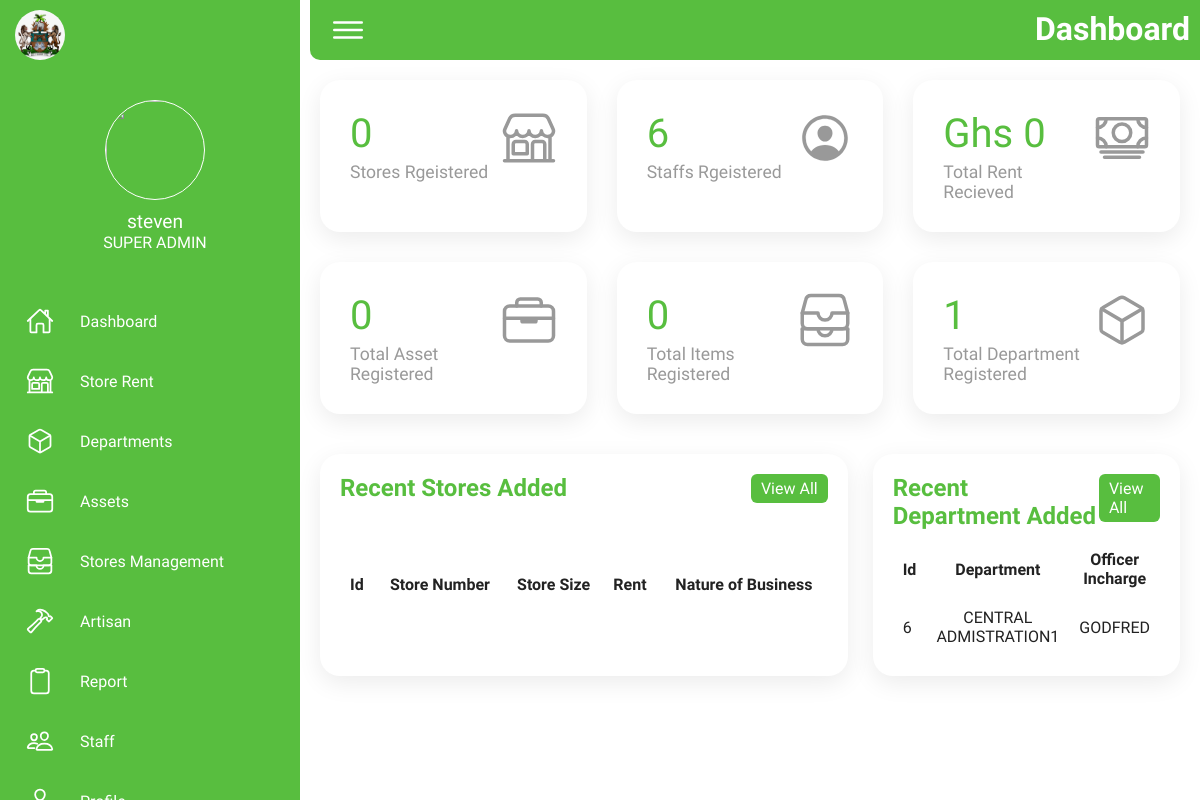
Page /dashboard (signed in) on the earlier database version.
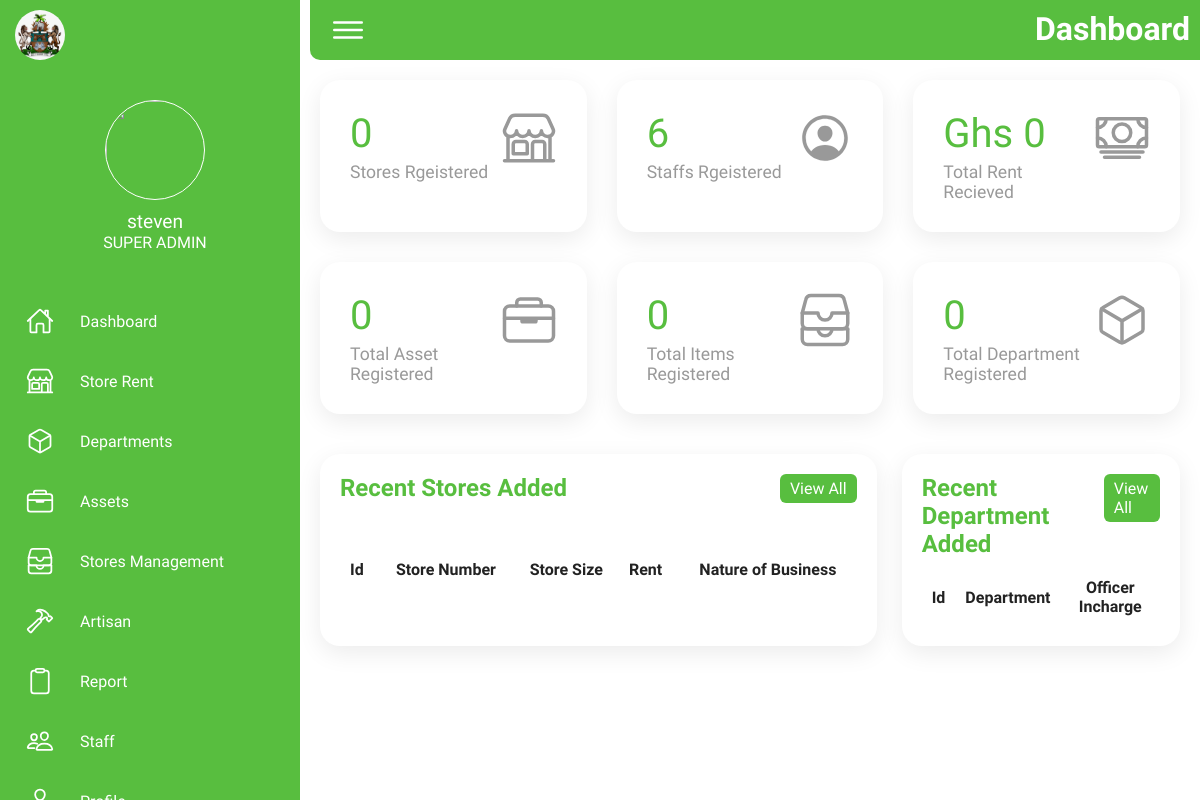
Same page on the later database version.
### tables this page shows
CREATE TABLE department (
                id INTEGER PRIMARY KEY AUTOINCREMENT,
                department_name text,
                officer text
                );

### app.py (the view)
@app.route('/dashboard')
@login_required(role='SUPER ADMIN')
def dashboard():
    if 'user_id' in session:
        user_id = session['user_id']  # Get the user ID from the session
        user = get_user_by_id(user_id)
        if request.method == 'POST':
            pass
        create_store_table()
        conn, cursor = get_stores_db_connection()
        cursor.execute("SELECT * FROM shop ORDER BY id DESC LIMIT 10")
        store_list = cursor.fetchall()
        conn.close()
        conn, cursor = get_department_db_connection()
        cursor.execute("SELECT * FROM department ORDER BY id DESC LIMIT 10")
        department_list = cursor.fetchall()
        conn.close()
        conn, cursor = get_stores_db_connection()
        cursor.execute('SELECT COUNT(id) FROM shop')
        total_store_count = cursor.fetchone()[0]
        conn.close()
        conn, cursor = get_users_db_connection()
        cursor.execute('SELECT COUNT(id) FROM users')
        total_staff_count = cursor.fetchone()[0]
        conn.close()
        conn, cursor = get_stores_db_connection()
        cursor.execute("SELECT rent FROM shop")
        store_lists = cursor.fetchall()
        conn.close()
        conn, cursor = get_asset_db_connection()
        cursor.execute("SELECT COUNT(id) FROM asset")
        asset_count = cursor.fetchone()[0]
        conn.close()
        conn, cursor = get_department_db_connection()
        cursor.execute("SELECT COUNT(id) FROM department")
        department_count = cursor.fetchone()[0]
        conn.close()
        conn, cursor = get_sms_db_connection()
        cursor.execute("SELECT COUNT(id) FROM sms")
        item_count = cursor.fetchone()[0]
        conn.close()
        total_rent = sum(store['rent'] for store in store_lists)
        formatted_total_rent = '{:,}'.format(total_rent)
        if user:
            username = user['username']
            role = user['role']
            image = user['image']
            return render_template('/super_admin/dashboard.html', username=username, role=role, image=image, stores=store_list,  count_stores=total_store_count, count_staff=total_staff_count, total_rent=formatted_total_rent, asset_count=asset_count, item_count=item_count, department_count=department_count, department_list=department_list)  # noqa
    return redirect(url_for('index'))

### app.py (called while the page is built)
def get_users_db_connection():
    conn_users = sqlite3.connect('instance/users.db')
    conn_users.row_factory = sqlite3.Row
    return conn_users, conn_users.cursor()

def get_user_by_id(user_id):
    conn_users, cursor = get_users_db_connection()
    cursor.execute('SELECT * FROM users WHERE id = ?', (user_id,))
    user = cursor.fetchone()
    conn_users.close()
    return user

def login_required(role=None):
    def wrapper(fn):
        @wraps(fn)
        def decorated_view(*args, **kwargs):
            if 'user_id' not in session:
                return redirect(url_for('index'))
            user_id = session['user_id']
            user = get_user_by_id(user_id)
            if not user:
                return redirect(url_for('index'))
            user_role = user['role']
            if role and user_role != role:
                return redirect(url_for('index'))
            return fn(*args, **kwargs)
        return decorated_view
    return wrapper

def get_stores_db_connection():
    conn_stores = sqlite3.connect('instance/stores.db')
    conn_stores.row_factory = sqlite3.Row
    return conn_stores, conn_stores.cursor()

def create_store_table():
    with table_creation_lock:
        conn, cursor = get_stores_db_connection()
        cursor.execute('''
            CREATE TABLE IF NOT EXISTS shop (
                id INTEGER PRIMARY KEY AUTOINCREMENT,
                store_number text,
                store_size text,
                rent number,
                sector text,
                business text,
                staff text
            )
        ''')
        conn.commit()
        conn.close()

def get_asset_db_connection():
    conn_asset = sqlite3.connect('instance/asset.db')
    conn_asset.row_factory = sqlite3.Row
    return conn_asset, conn_asset.cursor()

def get_sms_db_connection():
    conn_asset = sqlite3.connect('instance/sms.db')
    conn_asset.row_factory = sqlite3.Row
    return conn_asset, conn_asset.cursor()

def get_department_db_connection():
    conn = sqlite3.connect('instance/department.db')
    conn.row_factory = sqlite3.Row
    return conn, conn.cursor()

### templates/super_admin/dashboard.html (shortened to what this page needs)
{% extends '/super_admin/base.html' %} {% block heading %} Dashboard {% endblock
%} {% block content %}
<div class="cardBox">
  <a class="card" href="{{url_for('stores')}}">
    <div>
      <div class="numbers">{{count_stores}}</div>
      <div class="cardName">Stores Rgeistered</div>
    </div>
    <div class="iconBx">
      <ion-icon name="storefront-outline"></ion-icon>
    </div>
  </a>
  <a class="card" href="{{url_for('staff')}}">
    <div>
      <div class="numbers">{{count_staff}}</div>
      <div class="cardName">Staffs Rgeistered</div>
    </div>
    <div class="iconBx">
      <ion-icon name="person-circle-outline"></ion-icon>
    </div>
  </a>
  <a class="card" href="{{url_for('stores')}}">
    <div>
      <div class="numbers">Ghs {{total_rent}}</div>
      <div class="cardName">Total Rent Recieved</div>
    </div>
    <div class="iconBx">
      <ion-icon name="cash-outline"></ion-icon>
    </div>
  </a>
  <a class="card" href="{{url_for('asset')}}">
    <div>
      <div class="numbers">{{asset_count}}</div>
      <div class="cardName">Total Asset Registered</div>
    </div>
    <div class="iconBx">
      <ion-icon name="briefcase-outline"></ion-icon>
    </div>
  </a>
  <a class="card" href="{{url_for('asset')}}">
    <div>
      <div class="numbers">{{item_count}}</div>
      <div class="cardName">Total Items Registered</div>
    </div>
    <div class="iconBx">
      <ion-icon name="file-tray-stacked-outline"></ion-icon>
    </div>
  </a>
  <a class="card" href="{{url_for('department')}}">
    <div>
      <div class="numbers">{{department_count}}</div>
      <div class="cardName">Total Department Registered</div>
    </div>
    <div class="iconBx">
      <ion-icon name="cube-outline"></ion-icon>
    </div>
  </a>
</div>
<div class="details_table">
  <div class="recentOrders">
    <div class="cardHeader">
      <h2>Recent Stores Added</h2>
      <a href="{{url_for('stores')}}" class="btn">View All</a>
    </div>
    <table>
      <thead>
        <tr>
          <td>Id</td>
          <td>Store Number</td>
          <td>Store Size</td>
          <td>Rent</td>
          <td>Nature of Business</td>
        </tr>
      </thead>
      <tbody>
      </tbody>
    </table>
  </div>
  <div class="recentOrders">
    <div class="cardHeader">
      <h2>Recent Department Added</h2>
      <a href="{{url_for('department')}}" class="btn">View All</a>
    </div>
    <table>
      <thead>
        <tr>
          <td>Id</td>
          <td>Department</td>
          <td>Officer Incharge</td>
        </tr>
      </thead>
      <tbody>
        {% for department in department_list %}
        <tr>
          <td>{{department.id}}</td>
          <td>{{department.department_name}}</td>
          <td>{{department.officer}}</td>
        </tr>
        {% endfor %}
      </tbody>
    </table>
  </div>
</div>
{% endblock %}

### templates/super_admin/base.html (shortened to what this page needs)
<!DOCTYPE html>
<html lang="en">
  <head>
    <link
      rel="stylesheet"
      href="{{ url_for('static', filename='css/styles.css') }}" />
    <link
      rel="stylesheet"
      href="https://cdnjs.cloudflare.com/ajax/libs/font-awesome/6.4.2/css/all.min.css"
 />
  </head>
  <body>
    <div class="container">
      <div class="navigation">
        <ul>
          <div class="navbar">
            <div class="links-container">
              <div class="logo">
                <li>
                  <a href="#">
                    <span class="icon">
                      <img
                        src="{{ url_for('static', filename='images/STMA Logo.jpg')}}"
                        alt=""
                        class="logo-stma" />
                    </span>
                  </a>
                </li>
              </div>
              <div class="user">
                <span class="icon"
                  ><img
                    src="{{ url_for('static', filename='images/' + image) if image else url_for('static', filename='images/STMA Logo.jpg')}}"
                    alt=""
                    class="user-img" />
                </span>
                <div class="user-content">
                  <p class="bold">{{username}}</p>
                  <p>{{role}}</p>
                </div>
              </div>
              <div class="linkss">
                <li>
                  <a href="{{url_for('dashboard')}}">
                    <span class="icon">
                      <ion-icon name="home-outline"></ion-icon>
                    </span>
                    <span class="title">Dashboard</span>
                  </a>
                </li>
                <li>
                  <a href="{{url_for('stores')}}">
                    <span class="icon">
                      <ion-icon name="storefront-outline"></ion-icon>
                    </span>
                    <span class="title">Store Rent</span>
                  </a>
                </li>
                <li>
                  <a href="{{url_for('department')}}">
                    <span class="icon">
                      <ion-icon name="cube-outline"></ion-icon>
                    </span>
                    <span class="title">Departments</span>
                  </a>
                </li>
                <li>
                  <a href="{{url_for('asset')}}">
                    <span class="icon">
                      <ion-icon name="briefcase-outline"></ion-icon>
                    </span>
                    <span class="title">Assets</span>
                  </a>
                </li>
                <li>
                  <a href="{{url_for('sms')}}">
                    <span class="icon">
                      <ion-icon name="file-tray-stacked-outline"></ion-icon>
                    </span>
                    <span class="title">Stores Management</span>
                  </a>
                </li>
                <li>
                  <a href="{{url_for('artisan')}}">
                    <span class="icon">
                      <ion-icon name="hammer-outline"></ion-icon>
                    </span>
                    <span class="title">Artisan</span>
                  </a>
                </li>
                <li>
                  <a href="{{url_for('report')}}">
                    <span class="icon">
                      <ion-icon name="clipboard-outline"></ion-icon>
                    </span>
                    <span class="title">Report</span>
                  </a>
                </li>
                <li>
                  <a href="{{ url_for('staff') }}">
                    <span class="icon">
                      <ion-icon name="people-outline"></ion-icon>
                    </span>
                    <span class="title">Staff</span>
                  </a>
                </li>
                <li>
                  <a href="{{ url_for('profile') }}">
                    <span class="icon">
                      <ion-icon name="person-outline"></ion-icon>
                    </span>
                    <span class="title">Profile</span>
                  </a>
                </li>
              </div>
            </div>
          </div>
        </ul>
      </div>
      <div class="main">
        <div class="topbar">
          <div class="toggle">
            <ion-icon name="menu-outline"></ion-icon>
          </div>
          <div class="heading">
            <h1>{% block heading %} {% endblock %}</h1>
          </div>
        </div>
         {% block content %} {% endblock %}
      </div>
    </div>
  </body>
</html>

### static/css/styles.css (style rules this page uses)
* { font-family: "Ubuntu", sans-serif; margin: 0; padding: 0; box-sizing: border-box; }
:root { --green: #58be3f; --white: #fff; --gray: #f5f5f5; --black1: #222; --black2: #999; }
body { min-height: 100vh; overflow-x: hidden; }
.container { position: relative; width: 100%; }
.navigation { position: fixed; width: 300px; height: 100%; background: var(--green); border-left: 10px solid var(--green); transition: 0.5s; overflow: hidden; }
.navbar { width: 100%; height: 100%; display: flex; justify-content: space-between; flex-direction: column; }
.navigation ul { position: absolute; top: 0; left: 0; width: 100%; height: 100%; }
.navigation ul .linkss li { position: relative; width: 100%; list-style: none; border-top-left-radius: 30px; border-bottom-left-radius: 30px; }
.navigation ul .logo { pointer-events: none; }
.navigation ul li a { position: relative; display: block; width: 100%; display: flex; text-decoration: none; color: var(--white); }
.navigation ul li a .icon { position: relative; display: block; min-width: 60px; height: 60px; line-height: 75px; text-align: center; }
.navigation ul li a .icon ion-icon { font-size: 1.75rem; }
.navigation ul li a .title { position: relative; display: block; padding: 0 10px; height: 60px; line-height: 60px; text-align: start; white-space: nowrap; }
.navigation ul .user { width: 100%; margin: 40px 0; }
.navigation ul .user .icon { display: block; display: flex; width: 100%; line-height: 75px; justify-content: center; align-items: center; margin-bottom: 10px; }
.navigation ul .user .user-img { width: 100px; height: 100px; border-radius: 100%; border: 1px solid var(--white); transition: all 0.5s ease; }
.user-content { width: 100%; text-align: center; color: var(--white); }
.user-content .bold { font-size: larger; }
.main { position: absolute; width: calc(100% - 300px); left: 300px; min-height: 100vh; background: var(--white); transition: 0.5s; }
.topbar { width: 100%; height: 60px; display: flex; justify-content: space-between; align-items: center; padding: 0 10px; background-color: var(--green); margin-left: 10px; border-radius: 0 0 10px 10px; }
.toggle { position: relative; width: 60px; height: 60px; display: flex; justify-content: center; align-items: center; font-size: 2.5rem; cursor: pointer; color: var(--white); }
.heading { position: relative; width: 100%; height: 40px; overflow: hidden; text-align: end; cursor: pointer; padding-right: 10px; color: var(--white); }
.cardBox { position: relative; width: 100%; padding: 20px; display: grid; grid-template-columns: repeat(3, 1fr); grid-gap: 30px; }
.cardBox .card { position: relative; background: var(--white); padding: 30px; border-radius: 20px; display: flex; justify-content: space-between; cursor: pointer; box-shadow: 0 7px 25px rgba(0, 0, 0, 0.08); text-decoration: none; }
.cardBox .card .numbers { position: relative; font-weight: 500; font-size: 2.5rem; color: var(--green); }
.cardBox .card .cardName { color: var(--black2); font-size: 1.1rem; margin-top: 5px; }
.cardBox .card .iconBx { font-size: 3.5rem; color: var(--black2); }
.details_table { position: relative; width: 100%; padding: 20px; display: grid; grid-template-columns: 2fr 1fr; gap: 25px; }
.details_table .recentOrders { position: relative; display: grid; min-height: 100%; background: var(--white); padding: 20px; box-shadow: 0 7px 25px rgba(0, 0, 0, 0.08); border-radius: 20px; }
.details_table .cardHeader { display: flex; justify-content: space-between; align-items: flex-start; }
.cardHeader h2 { font-weight: 600; color: var(--green); }
.cardHeader .btn { position: relative; padding: 5px 10px; background: var(--green); text-decoration: none; color: var(--white); border-radius: 6px; }
.details_table table { width: 100%; border-collapse: collapse; margin-top: 10px; }
.details_table table thead td { font-weight: 600; }
.details_table .recentOrders table tr { color: var(--black1); border-bottom: 1px solid rgba(0, 0, 0, 0.1); transition: all 0.5s ease; }
.details_table .recentOrders table tr:last-child { border-bottom: none; }
.details_table .recentOrders table tr td { padding: 10px; }
.details_table .recentOrders table tr td:last-child { text-align: center; }
.details_table .recentOrders table tr td:nth-child(2) { text-align: center; }
.details_table .recentOrders table tr td:nth-child(3) { text-align: center; }
.logo-stma { width: 50px; border-radius: 100%; height: 50px; margin-top: 10px; }

Differences in the rows shown:
removed department: id "6", department_name "CENTRAL ADMISTRATION1", officer "GODFRED"
Other differences:
{{ department_count }}: "1" → "0"
